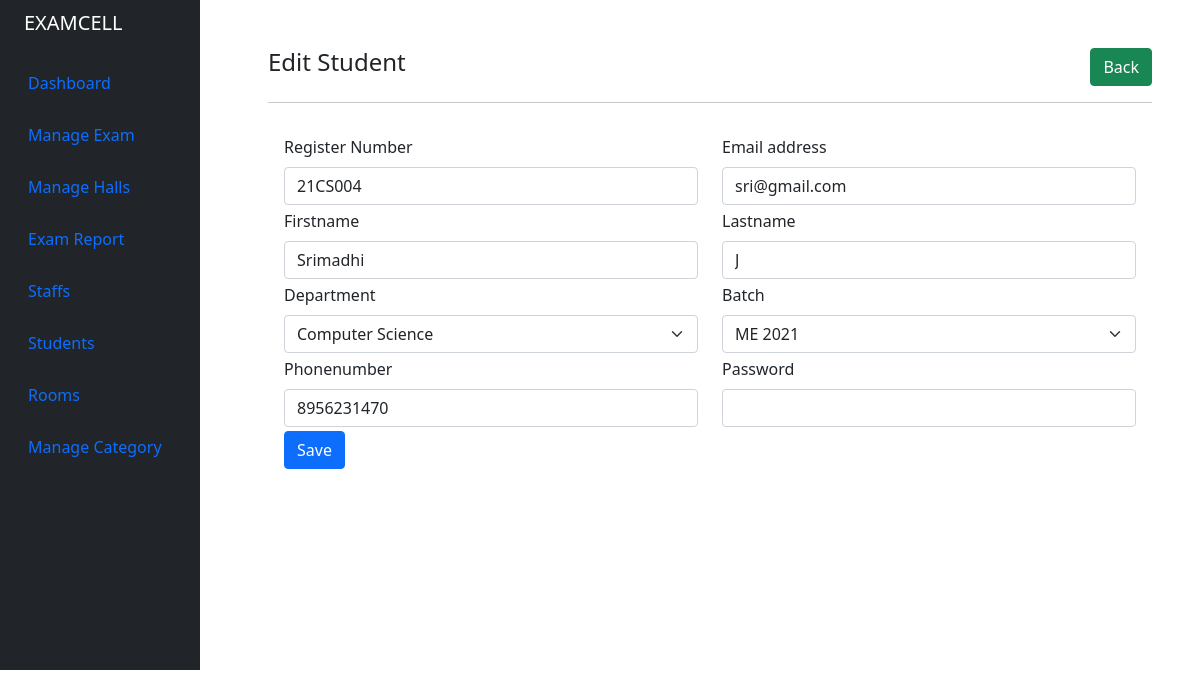
Screenshot of /admin/student_create_edit.php?id=2 (signed in) with the database file from the repository.
### tables this page shows
CREATE TABLE `tbl_student` (
  `id` int(11) NOT NULL,
  `regno` varchar(100) NOT NULL,
  `email` varchar(100) NOT NULL,
  `firstname` varchar(50) NOT NULL,
  `lastname` varchar(50) NOT NULL,
  `phonenumber` varchar(30) DEFAULT NULL,
  `password` varchar(250) NOT NULL,
  `pass_code` varchar(250) DEFAULT NULL,
  `profile_image` varchar(191) DEFAULT NULL,
  `student_department` int(11) NOT NULL DEFAULT 0,
  `student_batch` int(11) NOT NULL DEFAULT 0,
  `active` int(11) NOT NULL DEFAULT 1,
  `media_path_slug` varchar(191) DEFAULT NULL,
  `created_at` datetime NOT NULL,
  `created_by` int(11) NOT NULL,
  `updated_at` datetime NOT NULL,
  `updated_by` int(11) NOT NULL
);

### admin/student_create_edit.php (the view, shortened to what this page needs)
<?php
include '../helpers/basic_helper.php';
if (isset($_SESSION['email']) && isset($_SESSION['id'])) {
    echo site_header();
?>
    <div class="container-fluid">
        <div class="row flex-nowrap">
            <?php echo site_navbar(); ?>
            <div class="after-side-content col py-5 px-5">
                <div class="row">
                    <div class="col-md-8">
                            <h4><?php echo isset($_GET['id'])?'Edit':'Add'; ?> Student</h4>
                    </div>
                    <div class="col-md-4">
                        <a href="student.php" class="btn btn-success rounded float-end">Back</a>
                    </div>
                </div>
                <hr>
                <?php include '../helpers/message.php'; ?>
                <div>
                <?php
                        if(isset($_GET['id']))
                        {
                            $student_id = mysqli_real_escape_string($conn, $_GET['id']);
                            $query = "SELECT * FROM tbl_student WHERE id='$student_id' ";
                            $query_run = mysqli_query($conn, $query);
                            if(mysqli_num_rows($query_run) > 0)
                            {
                                $student = mysqli_fetch_array($query_run);
                            }
                        }
                        ?>
                    <form action="controller.php" method="POST" class="p-3" id="student_form">
                        <div class="row mb-1">
                            <div class="col-md-6">
                                <label for="regno" class="form-label">Register Number</label>
                                <input type="text" class="form-control" id="regno" name="regno" value="<?php echo isset($student['regno'])?$student['regno']:''; ?>" autofocus required>
                            </div>
                            <div class="col-md-6">
                                <label for="email" class="form-label">Email address</label>
                                <input type="email" class="form-control" id="email" name="email" value="<?php echo isset($student['email'])?$student['email']:''; ?>" required>
                            </div>
                        </div>
                        <div class="row mb-1">
                            <div class="col-md-6">
                                <label for="firstname" class="form-label">Firstname</label>
                                <input type="text" class="form-control" id="firstname" name="firstname" value="<?php echo isset($student['firstname'])?$student['firstname']:''; ?>" required>
                            </div>
                            <div class="col-md-6">
                                <label for="lastname" class="form-label">Lastname</label>
                                <input type="text" class="form-control" id="lastname" name="lastname" value="<?php echo isset($student['lastname'])?$student['lastname']:''; ?>" required>
                            </div>
                        </div>
                        <div class="row mb-1">
                            <div class="col-md-6">
                                <label for="student_department" class="form-label">Department</label>
                                <select class="form-select" name="student_department" id="student_department" aria-label="Default select example" required>
                                    <?php
                                        $query = "SELECT * FROM tbl_department";
                                        $query_run = mysqli_query($conn, $query);
                                        if(mysqli_num_rows($query_run) > 0)
                                        {
                                            foreach ($query_run as $department) {
                                                $selected = '';
                                                if (isset($_GET['id'])) {
                                                    if ($department['id'] == $student['student_department']) {
                                                        $selected = 'selected';
                                                    }
                                                }
                                                echo "<option value='".$department['id']."' data-deptslug='".$department['deptslug']."' ".$selected.">".$department['deptname']."</option>";
                                            }
                                        }
                                    ?>
                                </select>
                            </div>
                            <div class="col-md-6">
                                <label for="student_batch" class="form-label">Batch</label>
                                <select class="form-select" name="student_batch" id="student_batch" aria-label="Default select example" required>
                                    <?php
                                        if (isset($_GET['id'])) {
                                            $dept = $student['student_department'];
                                            $query = "SELECT * FROM tbl_batch WHERE dept='$dept'";
                                            $query_run = mysqli_query($conn, $query);
                                            if(mysqli_num_rows($query_run) > 0)
                                            {
                                                foreach ($query_run as $batch) {
                                                    $selected = '';
                                                    if (isset($_GET['id'])) {
                                                        if ($batch['id'] == $student['student_batch']) {
                                                            $selected = 'selected';
                                                        }
                                                    }
                                                    echo "<option value='".$batch['id']."' ".$selected.">".$batch['batchyear']."</option>";
                                                }
                                            }
                                        }
                                    ?>
                                </select>
                            </div>
                        </div>
                        <div class="row mb-1">
                            <div class="col-md-6">
                                <label for="phonenumber" class="form-label">Phonenumber</label>
                                <input type="text" class="form-control" id="phonenumber" name="phonenumber" value="<?php echo isset($student['phonenumber'])?$student['phonenumber']:''; ?>" required>
                            </div>
                            <div class="col-md-6">
                                <label for="password" class="form-label">Password</label>
                                <input type="password" class="form-control" id="password" name="password" <?php echo isset($student['id'])?'':'required'?>>
                            </div>
                        </div>
                        <button type="submit" name="<?php echo isset($student['id'])?'update_student':'save_student'; ?>" class="btn btn-primary">Save</button>
                    </form>
                </div>
            </div>
        </div>
    </div>
<?php
    echo site_footer();
} else {
    header("Location: index.php");
}

### assets/styles.css (style rules this page uses)
.after-side-content { margin-left: 220px !important; }

### rows the page displays
tbl_student: regno "21CS004", email "sri@gmail.com", firstname "Srimadhi", lastname "J", phonenumber "8956231470"

### other values shown
form field student_department "Computer Science"
form field student_batch "ME 2021"
